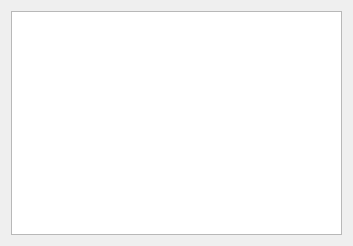
<?xml version="1.0" encoding="UTF-8"?>
<ui version="4.0">
 <class>Dialog</class>
 <widget class="QDialog" name="Dialog">
  <property name="geometry">
   <rect>
    <x>0</x>
    <y>0</y>
    <width>353</width>
    <height>246</height>
   </rect>
  </property>
  <property name="windowTitle">
   <string>Dialog</string>
  </property>
  <layout class="QVBoxLayout" name="verticalLayout">
   <item>
    <widget class="QTextEdit" name="text_edit"/>
   </item>
  </layout>
 </widget>
 <resources/>
 <connections/>
</ui>
